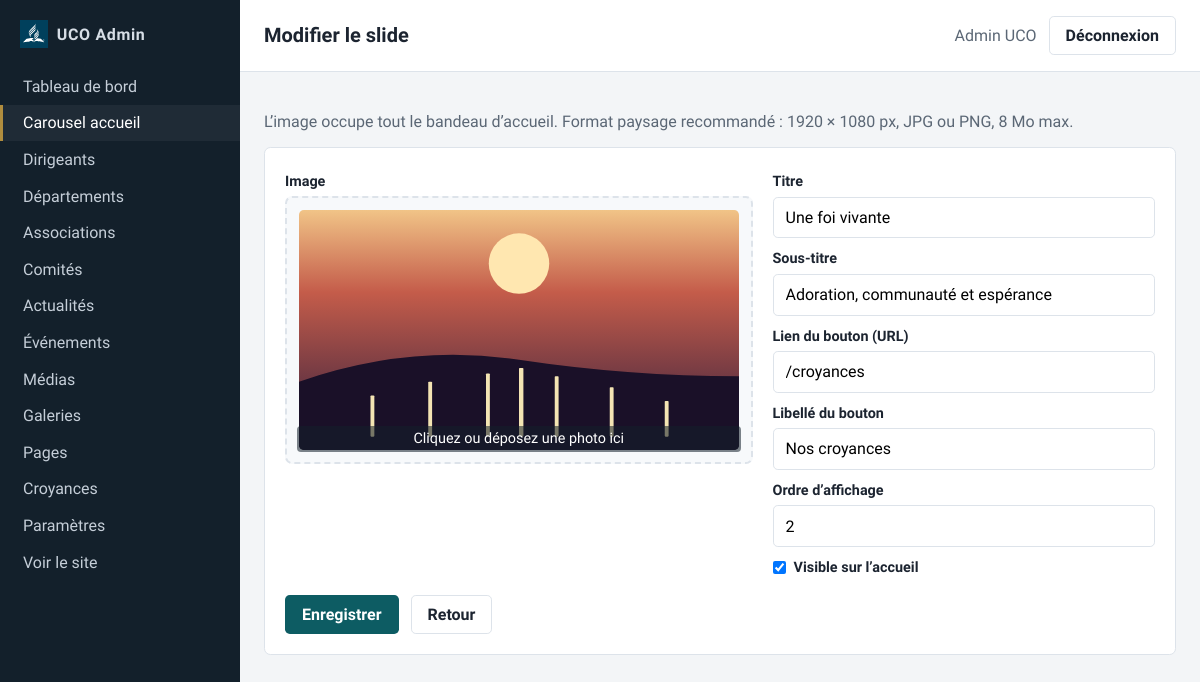
Screenshot of /admin/carousel/2/edit (signed in) with the database file from the repository.
### tables this page shows
CREATE TABLE users (
    id              INT UNSIGNED AUTO_INCREMENT PRIMARY KEY,
    role_id         TINYINT UNSIGNED NOT NULL,
    email           VARCHAR(190) NOT NULL UNIQUE,
    password_hash   VARCHAR(255) NOT NULL,       
    first_name      VARCHAR(100) NOT NULL,
    last_name       VARCHAR(100) NOT NULL,
    is_active       TINYINT(1) NOT NULL DEFAULT 1,
    last_login_at   DATETIME NULL,
    created_at      DATETIME NOT NULL DEFAULT CURRENT_TIMESTAMP,
    updated_at      DATETIME NULL ON UPDATE CURRENT_TIMESTAMP,
    CONSTRAINT fk_users_role
        FOREIGN KEY (role_id) REFERENCES roles(id)
        ON UPDATE CASCADE ON DELETE RESTRICT
);

CREATE TABLE carousel_slides (
    id          INT UNSIGNED AUTO_INCREMENT PRIMARY KEY,
    title       VARCHAR(200) NULL,
    subtitle    VARCHAR(255) NULL,
    image_path  VARCHAR(255) NOT NULL,
    link_url    VARCHAR(500) NULL,
    link_label  VARCHAR(120) NULL,
    sort_order  INT NOT NULL DEFAULT 0,
    is_active   TINYINT(1) NOT NULL DEFAULT 1,
    created_at  DATETIME NOT NULL DEFAULT CURRENT_TIMESTAMP,
    updated_at  DATETIME NULL ON UPDATE CURRENT_TIMESTAMP,
    INDEX idx_carousel_active (is_active, sort_order)
);

### src/Core/View.php (called while the page is built, shortened)
<?php
final class View
{
    public static function render(string $view, array $data = [], ?string $layout = 'layouts/main'): void
    {
        extract($data, EXTR_SKIP);
        $viewFile = dirname(__DIR__, 2) . '/views/' . str_replace('.', '/', $view) . '.php';
        require $viewFile;
        $content = ob_get_clean();
        $layoutFile = dirname(__DIR__, 2) . '/views/' . str_replace('.', '/', $layout) . '.php';
        require $layoutFile;
    }
}

### src/Core/Controller.php (called while the page is built, shortened)
<?php
abstract class Controller
{
    protected function adminView(string $view, array $data = []): void
    {
        $data['authUser'] = Auth::user();
        View::render($view, $data, 'layouts/admin');
    }
}

### src/Controllers/Admin/CarouselAdminController.php (called while the page is built, shortened)
<?php
final class CarouselAdminController extends Controller
{
    public function edit(Request $request, string $id): void
    {
        $slide = CarouselSlide::find((int) $id);
        $this->adminView('admin/carousel/form', [
            'title' => 'Modifier le slide',
            'slide' => $slide,
        ]);
    }
}

### src/Core/App.php (called while the page is built, shortened)
<?php
final class App
{
    private Router $router;
    public function __construct()
    {
        $root = dirname(__DIR__, 2);
        Database::getInstance(require $root . '/config/database.php');
        $this->router = new Router();
    }
    public function run(): void
    {
        $request = new Request();
        $this->router->dispatch($request);
    }
}

### public/index.php (called while the page is built, shortened)
<?php
try {
    $app = new App();
    $app->run();
} catch (Throwable $e) {
    http_response_code(500);
    $debug = filter_var($_ENV['APP_DEBUG'] ?? false, FILTER_VALIDATE_BOOLEAN);
    if (!headers_sent()) {
        header('Content-Type: text/html; charset=utf-8');
    }
    try {
        View::render('errors/500', [
            'title'     => 'Erreur serveur',
            'debug'     => $debug,
            'exception' => $e,
        ], null);
    } catch (Throwable) {
        echo $debug ? htmlspecialchars($e->__toString(), ENT_QUOTES | ENT_SUBSTITUTE, 'UTF-8') : 'Une erreur est survenue.';
    }
}

### src/Core/Database.php (called while the page is built, shortened)
<?php
final class Database
{
    private static ?Database $instance = null;
    private PDO $pdo;
    private function __construct(array $config)
    {
        $dsn = sprintf(
            'mysql:host=%s;port=%d;dbname=%s;charset=%s',
            $config['host'],
            $config['port'],
            $config['dbname'],
            $config['charset']
        );
        try {
            $this->pdo = new PDO($dsn, $config['user'], $config['pass'], [
                PDO::ATTR_ERRMODE            => PDO::ERRMODE_EXCEPTION,
                PDO::ATTR_DEFAULT_FETCH_MODE => PDO::FETCH_ASSOC,
                PDO::ATTR_EMULATE_PREPARES   => false,
            ]);
        } catch (PDOException $e) {
            throw new RuntimeException('Connexion à la base de données impossible : ' . $e->getMessage(), 0, $e);
        }
    }
    public static function getInstance(?array $config = null): self
    {
        if (self::$instance === null) {
            self::$instance = new self($config);
        }
        return self::$instance;
    }
    public function pdo(): PDO
    {
        return $this->pdo;
    }
}

### src/Core/Model.php (called while the page is built, shortened)
<?php
abstract class Model
{
    protected static string $table;
    protected static string $primaryKey = 'id';
    protected static function db(): PDO
    {
        return Database::getInstance()->pdo();
    }
    public static function find(int $id): ?array
    {
        $sql = 'SELECT * FROM ' . static::$table . ' WHERE ' . static::$primaryKey . ' = :id LIMIT 1';
        $stmt = static::db()->prepare($sql);
        $stmt->execute(['id' => $id]);
        $row = $stmt->fetch();
        return $row ?: null;
    }
    protected static function fetchOne(string $sql, array $params = []): ?array
    {
        $stmt = static::db()->prepare($sql);
        $stmt->execute($params);
        $row = $stmt->fetch();
        return $row ?: null;
    }
}

### src/Helpers/functions.php (called while the page is built, shortened)
<?php
function e(?string $value): string
{
    return htmlspecialchars((string) $value, ENT_QUOTES | ENT_SUBSTITUTE, 'UTF-8');
}
function asset(string $path): string
{
    return '/assets/' . ltrim($path, '/');
}
function old(string $key, mixed $default = ''): string
{
    $flash = \App\Core\Session::get('_old', []);
    return e((string) ($flash[$key] ?? $default));
}
function is_active_path(string $path, bool $exact = false): bool
{
    $current = parse_url($_SERVER['REQUEST_URI'] ?? '/', PHP_URL_PATH) ?: '/';
    if ($path === '/' || $exact) {
        return $current === $path;
    }
    return str_starts_with($current, $path);
}

### src/Core/Session.php (called while the page is built, shortened)
<?php
final class Session
{
    public static function get(string $key, mixed $default = null): mixed
    {
        return $_SESSION[$key] ?? $default;
    }
}

### src/Core/Request.php (called while the page is built, shortened)
<?php
final class Request
{
    public function method(): string
    {
        return strtoupper($_SERVER['REQUEST_METHOD'] ?? 'GET');
    }
}

### src/Models/User.php (called while the page is built, shortened)
<?php
final class User extends Model
{
    public static function find(int $id): ?array
    {
        return static::fetchOne(
            'SELECT u.*, r.code AS role_code, r.label AS role_label
             FROM users u
             JOIN roles r ON r.id = u.role_id
             WHERE u.id = :id LIMIT 1',
            ['id' => $id]
        );
    }
}

### src/Core/Auth.php (called while the page is built, shortened)
<?php
final class Auth
{
    public static function id(): ?int
    {
        $id = Session::get(self::USER_KEY);
        return $id !== null ? (int) $id : null;
    }
    public static function user(): ?array
    {
        $id = self::id();
        return $id ? User::find($id) : null;
    }
}

### views/admin/carousel/form.php (the view, shortened to what this page needs)
<?php
$old = \App\Core\Session::get('_old');
$isActive = is_array($old)
    ? !empty($old['is_active'])
    : (!$slide || !empty($slide['is_active']));
?>
<p class="muted">L’image occupe tout le bandeau d’accueil. Format paysage recommandé : 1920 × 1080 px, JPG ou PNG, 8 Mo max.</p>
<form method="post"
      action="<?= $slide ? '/admin/carousel/' . (int) $slide['id'] : '/admin/carousel' ?>"
      enctype="multipart/form-data"
      class="form admin-form carousel-form">
    <div class="carousel-form-grid">
        <div>
            <span class="field-label">Image <?= $slide ? '' : '*' ?></span>
            <label class="dropzone" data-dropzone>
                <img src="<?= e($slide['image_path'] ?? '') ?>"
                     alt=""
                     class="dropzone-preview"
                     data-image-preview
                     <?= empty($slide['image_path']) ? 'hidden' : '' ?>>
                <span class="dropzone-hint" data-dropzone-hint>Cliquez ou déposez une photo ici</span>
            </label>
        </div>
        <div class="carousel-form-fields">
            <label>Titre</label>
            <input type="text" name="title" value="<?= old('title', $slide['title'] ?? '') ?>" placeholder="ex: Bienvenue à l'UCO">
            <label>Sous-titre</label>
            <input type="text" name="subtitle" value="<?= old('subtitle', $slide['subtitle'] ?? '') ?>" placeholder="Court texte sous le titre">
            <label>Lien du bouton (URL)</label>
            <input type="text" name="link_url" value="<?= old('link_url', $slide['link_url'] ?? '') ?>" placeholder="/pages/mission">
            <label>Libellé du bouton</label>
            <input type="text" name="link_label" value="<?= old('link_label', $slide['link_label'] ?? '') ?>" placeholder="En savoir plus">
            <label>Ordre d’affichage</label>
            <input type="number" name="sort_order" value="<?= old('sort_order', (string) ($slide['sort_order'] ?? 0)) ?>">
            <label class="check-inline">
                <input type="checkbox" name="is_active" value="1" <?= $isActive ? 'checked' : '' ?>>
                Visible sur l’accueil
            </label>
        </div>
    </div>
    <div class="form-actions">
        <button type="submit" class="btn btn-primary"><?= $slide ? 'Enregistrer' : 'Ajouter l’image au carousel' ?></button>
        <a href="/admin/carousel" class="btn btn-ghost">Retour</a>
    </div>
</form>

### src/Core/Router.php (shortened to what this page needs)
<?php
final class Router
{
    private array $routes = [];
    private function add(string $method, string $path, array $handler): void
    {
        $path = rtrim($path, '/') ?: '/';
        $this->routes[$method][$path] = $handler;
    }
    public function dispatch(Request $request): void
    {
        $method = $request->method();
        $path = $request->path();
        foreach ($this->routes[$method] ?? [] as $route => $handler) {
            $pattern = preg_replace('#\{([a-zA-Z_]+)\}#', '(?P<$1>[^/]+)', $route);
            $pattern = '#^' . $pattern . '$#';
            if (!preg_match($pattern, $path, $matches)) {
                continue;
            }
            $params = array_filter($matches, 'is_string', ARRAY_FILTER_USE_KEY);
            [$class, $action] = $handler;
            $controller = new $class();
            $controller->$action($request, ...array_values($params));
            return;
        }
    }
}

### views/layouts/admin.php (shortened to what this page needs)
<!DOCTYPE html>
<html lang="fr">
<head>
    <link rel="stylesheet" href="<?= asset('css/admin.css') ?>">
</head>
<body class="admin-body">
<aside class="admin-sidebar">
    <div class="admin-brand">
        UCO Admin
    </div>
    <nav>
        <a href="/admin" class="<?= is_active_path('/admin', true) ? 'is-active' : '' ?>">Tableau de bord</a>
        <a href="/admin/carousel" class="<?= is_active_path('/admin/carousel') ? 'is-active' : '' ?>">Carousel accueil</a>
        <a href="/admin/leaders" class="<?= is_active_path('/admin/leaders') ? 'is-active' : '' ?>">Dirigeants</a>
        <a href="/admin/departments" class="<?= is_active_path('/admin/departments') ? 'is-active' : '' ?>">Départements</a>
        <a href="/admin/associations" class="<?= is_active_path('/admin/associations') ? 'is-active' : '' ?>">Associations</a>
        <a href="/admin/committees" class="<?= is_active_path('/admin/committees') ? 'is-active' : '' ?>">Comités</a>
        <a href="/admin/posts" class="<?= is_active_path('/admin/posts') ? 'is-active' : '' ?>">Actualités</a>
        <a href="/admin/events" class="<?= is_active_path('/admin/events') ? 'is-active' : '' ?>">Événements</a>
        <a href="/admin/media" class="<?= is_active_path('/admin/media') ? 'is-active' : '' ?>">Médias</a>
        <a href="/admin/galleries" class="<?= is_active_path('/admin/galleries') ? 'is-active' : '' ?>">Galeries</a>
        <a href="/admin/pages" class="<?= is_active_path('/admin/pages') ? 'is-active' : '' ?>">Pages</a>
        <a href="/admin/beliefs" class="<?= is_active_path('/admin/beliefs') ? 'is-active' : '' ?>">Croyances</a>
        <a href="/admin/settings" class="<?= is_active_path('/admin/settings') ? 'is-active' : '' ?>">Paramètres</a>
        <a href="/" target="_blank">Voir le site</a>
    </nav>
</aside>
<div class="admin-main">
    <header class="admin-topbar">
        <h1><?= e($title ?? '') ?></h1>
        <div class="admin-user">
            <span><?= e(($authUser['first_name'] ?? '') . ' ' . ($authUser['last_name'] ?? '')) ?></span>
            <form method="post" action="/admin/logout" class="inline">
                <button type="submit" class="btn btn-ghost">Déconnexion</button>
            </form>
        </div>
    </header>
    <div class="admin-content">
        <?= $content ?>
    </div>
</div>
</body>
</html>

### rows the page displays
users: first_name+last_name "Admin UCO"
carousel_slides: image_path (picture), title "Une foi vivante", subtitle "Adoration, communauté et espérance", link_url "/croyances", link_label "Nos croyances", sort_order "2", is_active "☑"
